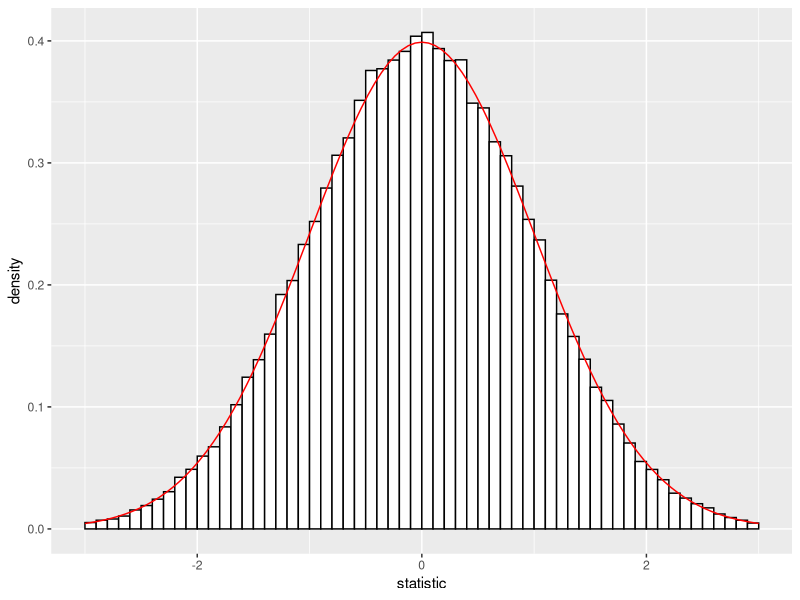

Source code (R):
## ---- chunk 1
statistic = function(sample){
  sample_mean = mean(sample)
  n = length(sample)
  return(sample_mean / (5 / sqrt(n)))
}
## ---- chunk 2
library(ggplot2)
n = 7
data = data.frame(statistic = replicate(100000, statistic(rnorm(n, 0, 5))))
ggplot(data, aes(x = statistic)) + 
    geom_histogram(aes(y =..density..),
                   breaks = seq(-3, 3, by = .1), 
                   colour = "black", 
                   fill = "white") +
   xlim(c(-3,3)) +
stat_function(fun = dnorm, color = 'red')
